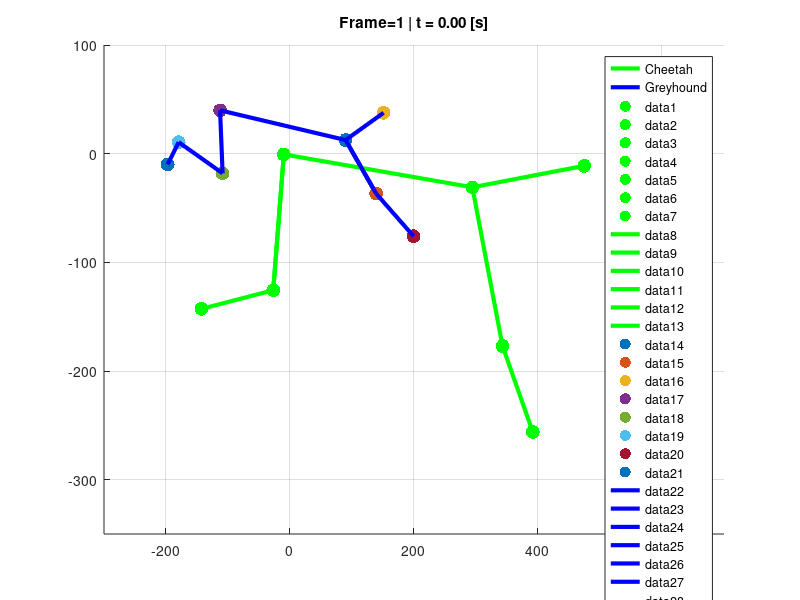
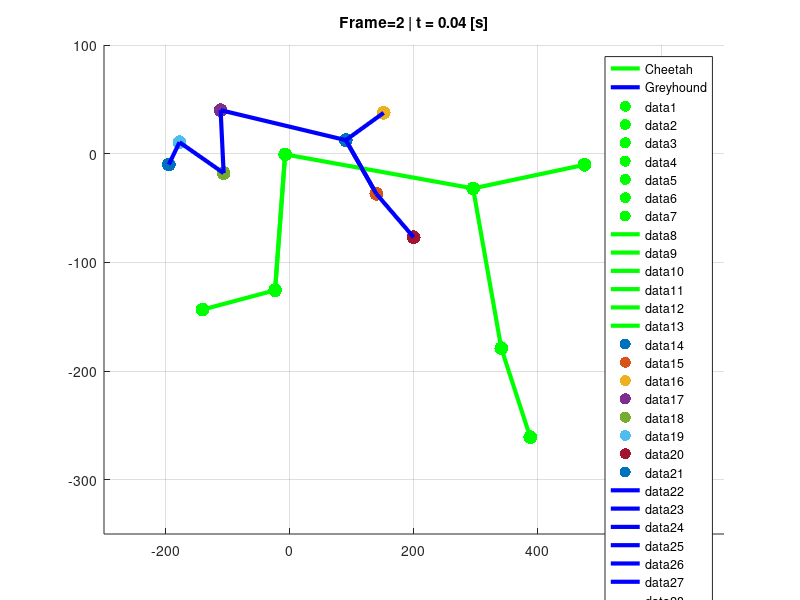
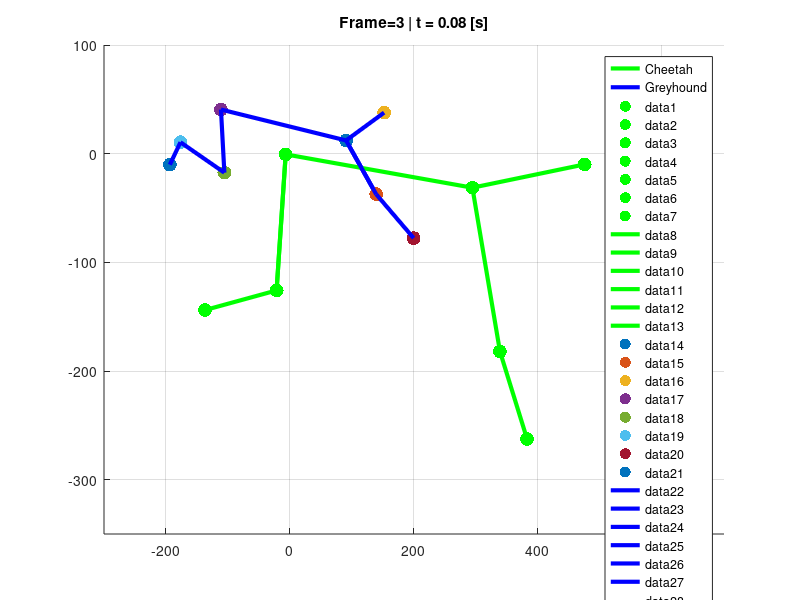
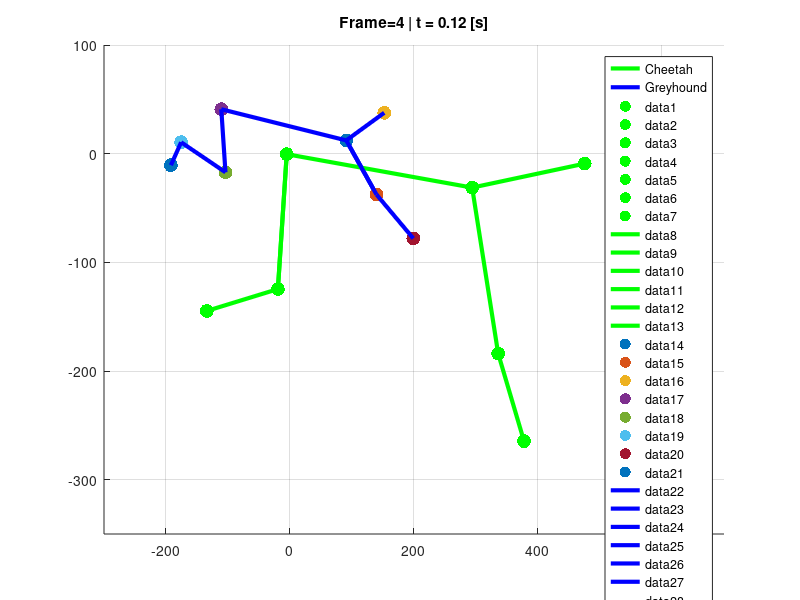

Source code (MATLAB) for these figures, in order: (Note: a time limit stopped this script after it produced the figures.)
D = load('Cheetah2.txt');
E = load('Greyhound2.txt');

for t = 1:283
   
    clf; hold on
    plot ([1.0*(500-(300+E(t,2))),500-(300+E(t,4))],[E(t,3),E(t,5)],'g','LineWidth',3)
    plot ([D(t,2),D(t,4)],[D(t,3),D(t,5)],'b','LineWidth',3)
    legend('Cheetah','Greyhound');
    
    axis([-300, 700, -350, 100])
    plot (1.0*(500-(300+E(t,2))),E(t,3),'g.','MarkerSize',30)
    plot (1.0*(500-(300+E(t,4))),E(t,5), 'g.','MarkerSize',30)
    plot (1.0*(500-(300+E(t,6))),E(t,7), 'g.','MarkerSize',30)
    plot (1.0*(500-(300+E(t,8))),E(t,9), 'g.','MarkerSize',30)
    plot (1.0*(500-(300+E(t,10))),E(t,11), 'g.','MarkerSize',30)
    plot (1.0*(500-(300+E(t,12))),E(t,13), 'g.','MarkerSize',30)
    plot (1.0*(500-(300+E(t,14))),E(t,15), 'g.','MarkerSize',30)

    plot ([1.0*(500-(300+E(t,2))),500-(300+E(t,4))],[E(t,3),E(t,5)],'g','LineWidth',3)
    plot ([1.0*(500-(300+E(t,2))),500-(300+E(t,8))],[E(t,3),E(t,9)],'g','LineWidth',3)
    plot ([1.0*(500-(300+E(t,4))),500-(300+E(t,6))],[E(t,5),E(t,7)],'g','LineWidth',3)
    plot ([1.0*(500-(300+E(t,8))),500-(300+E(t,10))],[E(t,9),E(t,11)],'g','LineWidth',3)
    plot ([1.0*(500-(300+E(t,10))),500-(300+E(t,12))],[E(t,11),E(t,13)],'g','LineWidth',3)
    plot ([1.0*(500-(300+E(t,8))),500-(300+E(t,14))],[E(t,9),E(t,15)],'g','LineWidth',3)
    drawnow

    plot (D(t,2),D(t,3),'.','MarkerSize',30)
    plot (D(t,4),D(t,5), '.','MarkerSize',30)
    plot (D(t,6),D(t,7), '.','MarkerSize',30)
    plot (D(t,8),D(t,9), '.','MarkerSize',30)
    plot (D(t,10),D(t,11), '.','MarkerSize',30)
    plot (D(t,12),D(t,13), '.','MarkerSize',30)
    plot (D(t,14),D(t,15), '.','MarkerSize',30)
    plot (D(t,16),D(t,17), '.','MarkerSize',30)


    plot ([D(t,2),D(t,4)],[D(t,3),D(t,5)],'b','LineWidth',3)
    plot ([D(t,2),D(t,6)],[D(t,3),D(t,7)],'b','LineWidth',3)
    plot ([D(t,2),D(t,8)],[D(t,3),D(t,9)],'b','LineWidth',3)
    plot ([D(t,4),D(t,14)],[D(t,5),D(t,15)],'b','LineWidth',3)
    plot ([D(t,8),D(t,10)],[D(t,9),D(t,11)],'b','LineWidth',3)
    plot ([D(t,10),D(t,12)],[D(t,11),D(t,13)],'b','LineWidth',3)
    plot ([D(t,12),D(t,16)],[D(t,13),D(t,17)],'b','LineWidth',3)
    title(sprintf('Frame=%d | t = %.2f [s]',t,D(t,1)-D(1,1)));
    grid on;
    com = sprintf('print -dpng runner_%02d.png',t);
    eval(com);
    drawnow
    %input('Continue?')
end
